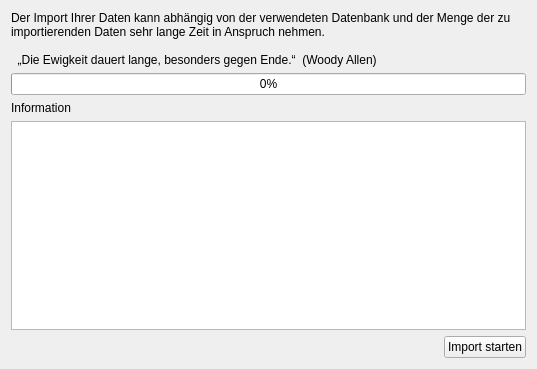
<?xml version="1.0" encoding="UTF-8"?>
<ui version="4.0">
 <class>CsvImportWizardPage3</class>
 <widget class="QWizardPage" name="CsvImportWizardPage3">
  <property name="geometry">
   <rect>
    <x>0</x>
    <y>0</y>
    <width>537</width>
    <height>369</height>
   </rect>
  </property>
  <property name="windowTitle">
   <string>WizardPage</string>
  </property>
  <layout class="QHBoxLayout" name="horizontalLayout_2">
   <item>
    <layout class="QVBoxLayout" name="verticalLayout">
     <item>
      <widget class="QLabel" name="label_2">
       <property name="text">
        <string>Der Import Ihrer Daten kann abhängig von der verwendeten Datenbank und der Menge der zu importierenden Daten sehr lange Zeit in Anspruch nehmen.

  „Die Ewigkeit dauert lange, besonders gegen Ende.“  (Woody Allen)</string>
       </property>
       <property name="wordWrap">
        <bool>true</bool>
       </property>
      </widget>
     </item>
     <item>
      <widget class="QProgressBar" name="progressBar">
       <property name="value">
        <number>0</number>
       </property>
      </widget>
     </item>
     <item>
      <widget class="QLabel" name="label">
       <property name="text">
        <string>Information</string>
       </property>
      </widget>
     </item>
     <item>
      <widget class="QListWidget" name="listWidget">
       <property name="autoScroll">
        <bool>false</bool>
       </property>
       <property name="autoScrollMargin">
        <number>26</number>
       </property>
       <property name="editTriggers">
        <set>QAbstractItemView::NoEditTriggers</set>
       </property>
       <property name="showDropIndicator" stdset="0">
        <bool>false</bool>
       </property>
       <property name="alternatingRowColors">
        <bool>true</bool>
       </property>
       <property name="sortingEnabled">
        <bool>false</bool>
       </property>
      </widget>
     </item>
     <item>
      <layout class="QHBoxLayout" name="horizontalLayout">
       <item>
        <spacer name="horizontalSpacer">
         <property name="orientation">
          <enum>Qt::Horizontal</enum>
         </property>
         <property name="sizeHint" stdset="0">
          <size>
           <width>40</width>
           <height>20</height>
          </size>
         </property>
        </spacer>
       </item>
       <item>
        <widget class="QrkPushButton" name="startImportButton">
         <property name="text">
          <string>Import starten</string>
         </property>
        </widget>
       </item>
      </layout>
     </item>
    </layout>
   </item>
  </layout>
 </widget>
 <customwidgets>
  <customwidget>
   <class>QrkPushButton</class>
   <extends>QPushButton</extends>
   <header>qrkpushbutton.h</header>
  </customwidget>
 </customwidgets>
 <resources/>
 <connections/>
</ui>
